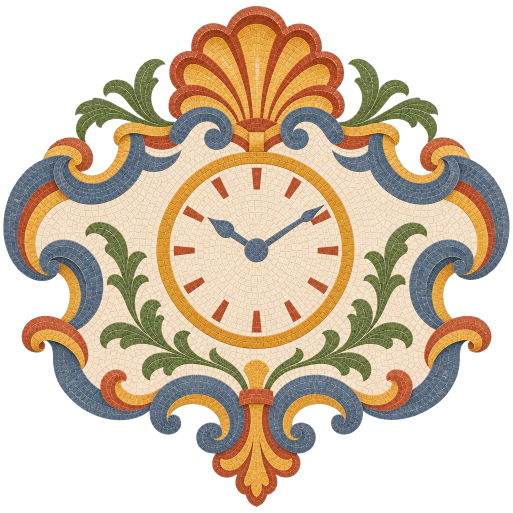
#> input picture design/illustrations/source/cartouche/alarm.webp, 1026 x 1026 px (shown at 1/2 size)
$ python tessellate.py ../../../../illustrations/source/cartouche/alarm.webp ../../../../illustrations/source/cartouche/cap.webp
#> lines starting #> are read from the running program, lines starting #| are printed output that depends on the picture
# Lay a flat icon out as a Milanese floor mosaic: square tesserae with grout,
# slight per-tile colour jitter, inside an octagonal marble frame.
import sys, random, math
from PIL import Image, ImageDraw, ImageFilter
src, out = sys.argv[1], sys.argv[2]
random.seed(7)
N = 1080
img = Image.open(src).convert('RGB').resize((N, N))
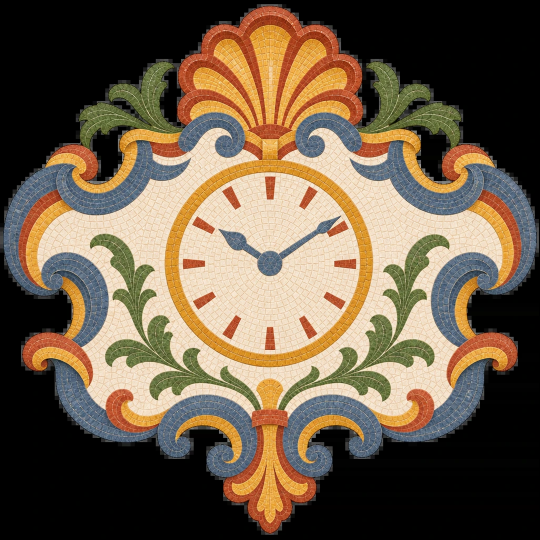
#> img: PIL image 1080x1080 RGB (shown at 1/2 size); mean R, G, B 108.4, 92.1, 72.1
canvas = Image.new('RGB', (N, N), (214, 204, 186))  # grout
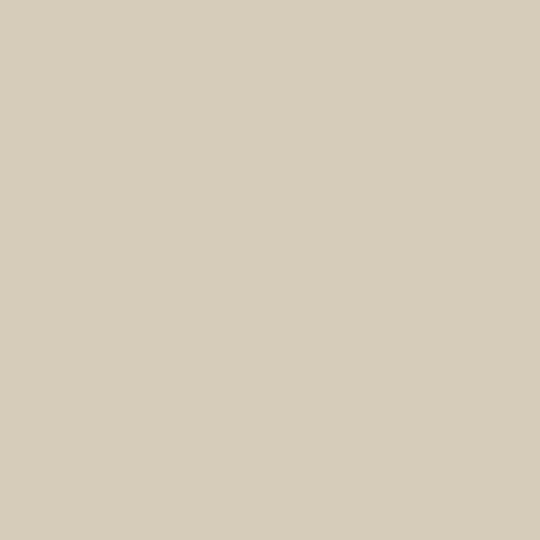
#> canvas: PIL image 1080x1080 RGB (shown at 1/2 size); mean R, G, B 214, 204, 186
d = ImageDraw.Draw(canvas)
def jitter(c, a=10):
    return tuple(max(0, min(255, v + random.randint(-a, a))) for v in c)
# octagonal frame bands (outer to inner): green, cream, red, cream
cx = cy = N / 2
def octagon(r):
    return [(cx + r * math.cos(math.radians(22.5 + 45 * i)), cy + r * math.sin(math.radians(22.5 + 45 * i))) for i in range(8)]
step = 15
R0 = N * .40  # icon medallion radius
rings = [(R0 + 12, (243, 235, 221), 'c'), (R0 + 26, (196, 64, 58), 'c'), (R0 + 38, (243, 235, 221), 'c'), (R0 + 86, (8, 124, 85), 'o'), (R0 + 98, (243, 235, 221), 'o')]
for gy in range(0, N, step):
    for gx in range(0, N, step):
        x, y = gx + step / 2, gy + step / 2
        r = math.hypot(x - cx, y - cy)
        ang = (math.degrees(math.atan2(y - cy, x - cx)) - 22.5) % 45 - 22.5
        rr = r * math.cos(math.radians(ang)) / math.cos(math.radians(22.5))
        if r < R0:
            k = N / (2 * R0 * 1.02)
            sx = min(N - 1, max(0, int(cx + (x - cx) * k)))
            sy = min(N - 1, max(0, int(cy + (y - cy) * k)))
            c = img.getpixel((sx, sy))
        else:
            # outside the medallion: octagonal bands, then warm marble with a grey diagonal lattice
            c = None
            for br, bc, kind in rings:
                if (r if kind == 'c' else rr) < br:
                    c = bc; break
            if c is None:
                c = (176, 166, 152) if ((gx // step + gy // step) % 8 == 0 or (gx // step - gy // step) % 8 == 0) else (232, 222, 204)
        c = jitter(c, 9)
        g = random.uniform(1.2, 2.4)
        d.rectangle([gx + g, gy + g, gx + step - g, gy + step - g], fill=c)
canvas = canvas.filter(ImageFilter.GaussianBlur(.4))
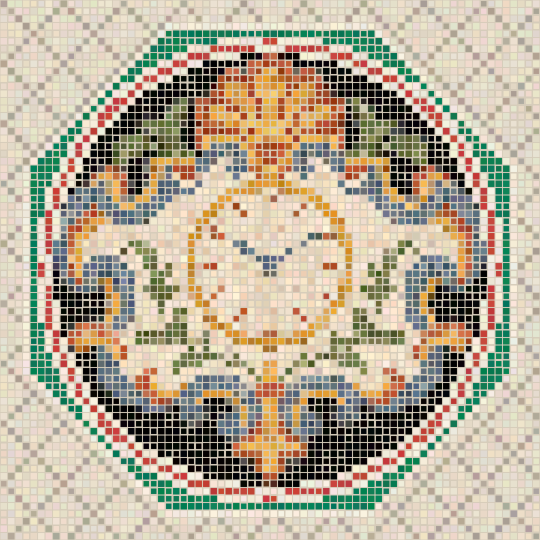
#> canvas: PIL image 1080x1080 RGB (shown at 1/2 size); mean R, G, B 183.5, 172.3, 151.3
# polished sheen
sheen = Image.new('L', (N, N), 0); sd = ImageDraw.Draw(sheen)
#> after `sheen = Image.new('L', (N, N), 0)`: sheen: PIL image 1080x1080 L; every value is 0
sd.ellipse([N * .1, -N * .3, N * 1.1, N * .5], fill=38)
sheen = sheen.filter(ImageFilter.GaussianBlur(120))
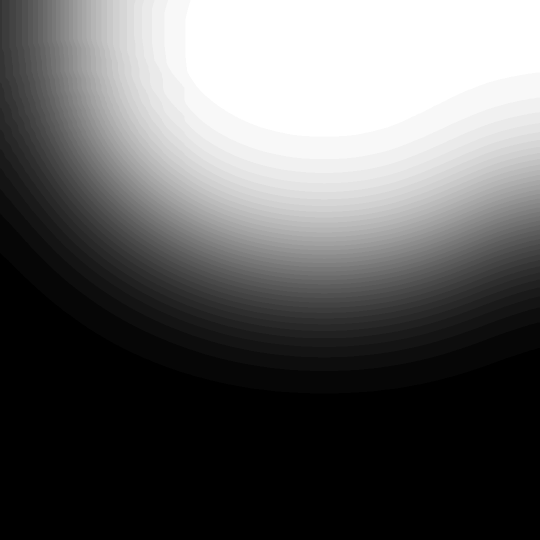
#> sheen: PIL image 1080x1080 L (shown at 1/2 size); min 0, max 38, mean 14.6; drawn with min black and max white
canvas = Image.composite(Image.new('RGB', (N, N), (255, 255, 255)), canvas, sheen)
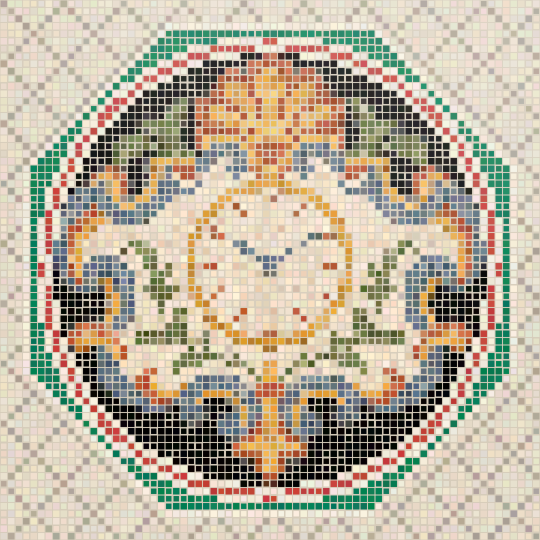
#> canvas: PIL image 1080x1080 RGB (shown at 1/2 size); mean R, G, B 187.5, 177.1, 157.4
canvas.save(out)

$ run again, on design/illustrations/source/cartouche/coins.webp
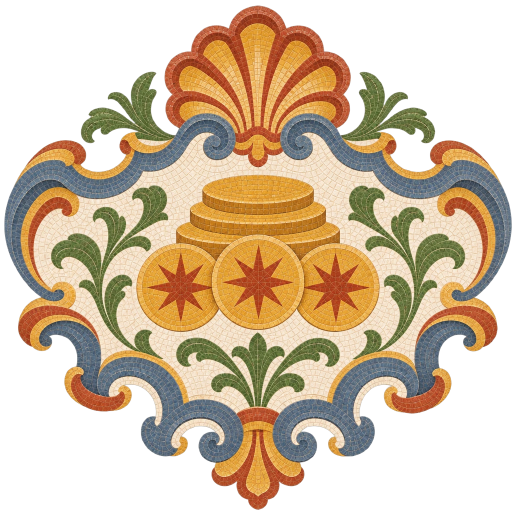
#> input picture design/illustrations/source/cartouche/coins.webp, 1031 x 1031 px (shown at 1/2 size)
#> `img = Image.open(src).convert('RGB').resize((N, N))`:
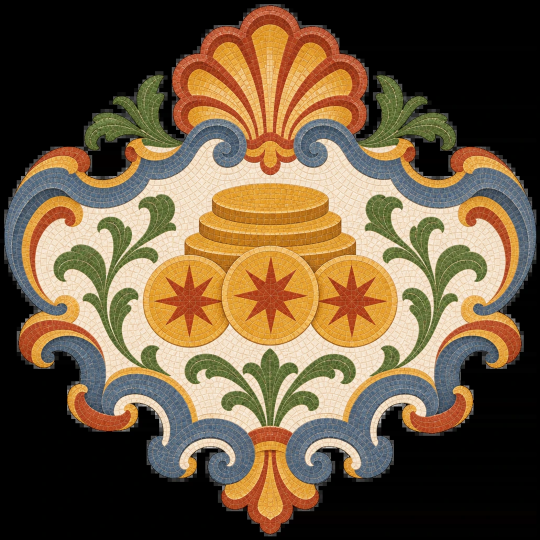
#> img: PIL image 1080x1080 RGB (shown at 1/2 size); mean R, G, B 107.5, 88.2, 62.7
#> `canvas = Image.composite(Image.new('RGB', (N, N), (255, 255, 255)), ca..`:
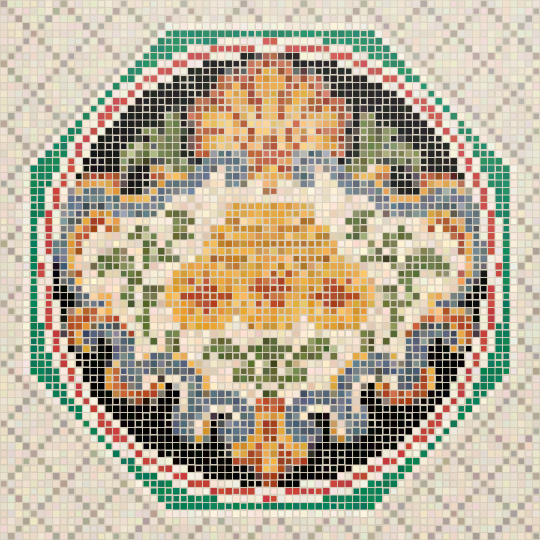
#> canvas: PIL image 1080x1080 RGB (shown at 1/2 size); mean R, G, B 187.2, 175.5, 153.4

$ run again, on design/illustrations/source/cartouche/diploma.webp
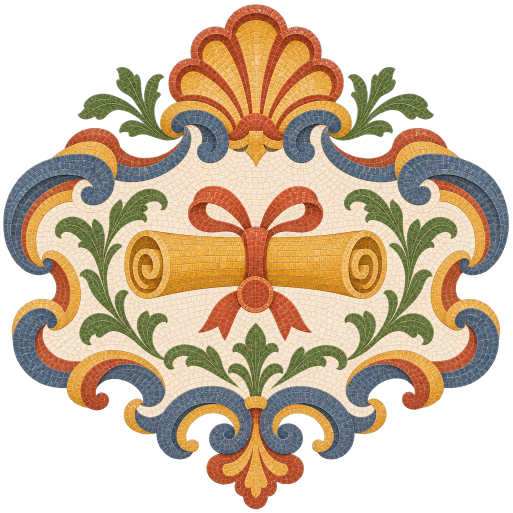
#> input picture design/illustrations/source/cartouche/diploma.webp, 1026 x 1026 px (shown at 1/2 size)
#> `img = Image.open(src).convert('RGB').resize((N, N))`:
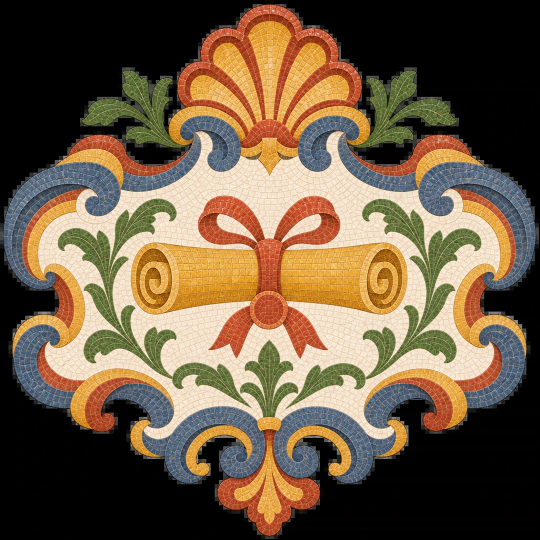
#> img: PIL image 1080x1080 RGB (shown at 1/2 size); mean R, G, B 109, 90, 67.3
#> `canvas = Image.composite(Image.new('RGB', (N, N), (255, 255, 255)), ca..`:
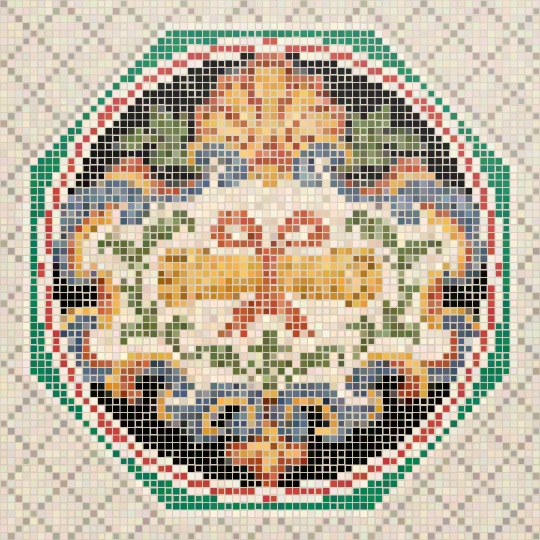
#> canvas: PIL image 1080x1080 RGB (shown at 1/2 size); mean R, G, B 187.4, 176, 154.9
